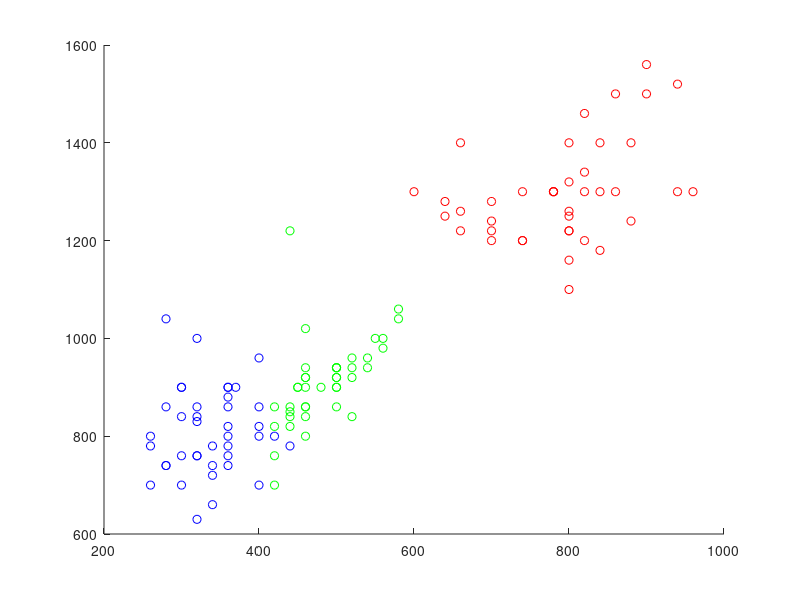

Write MATLAB code to recreate this figure. (Note: this script raises an error after producing the figure.)
%LDA, entrenamiento supervisado.

%Lectura de los archivos
Muestras_A=load('a.txt');
Muestras_O=load('o.txt');
Muestras_U=load('u.txt');
%Tomo parte de las muestras para entrenamiento.
Nro_muestras_entrenamiento=40;
%Numero de formantes a utilizar
Nro_formantes=2;

%Selecciono en base a las muestras y formantes, las muestras de
%entrenamiento
Muestras_entrenamiento_A=Muestras_A([1:Nro_muestras_entrenamiento],[1:Nro_formantes]);
Muestras_entrenamiento_O=Muestras_O([1:Nro_muestras_entrenamiento],[1:Nro_formantes]);
Muestras_entrenamiento_U=Muestras_U([1:Nro_muestras_entrenamiento],[1:Nro_formantes]);
%Hago el grafico de los primeros 2 formantes para los tres tipos.
figure(1)
hold on
plot(Muestras_entrenamiento_A(:,1),Muestras_entrenamiento_A(:,2),'ro');
plot(Muestras_entrenamiento_O(:,1),Muestras_entrenamiento_O(:,2),'go');
plot(Muestras_entrenamiento_U(:,1),Muestras_entrenamiento_U(:,2),'bo');



%Calculo las medias de las muestras de entrenamiento para cada tipo.
%media_A
media_A=mean_calc(Nro_muestras_entrenamiento, Muestras_A(:,[1:Nro_formantes]));
%media_O
media_O=mean_calc(Nro_muestras_entrenamiento, Muestras_O(:,[1:Nro_formantes]));
%media_U
media_U=mean_calc(Nro_muestras_entrenamiento, Muestras_U(:,[1:Nro_formantes]));


%Calculo la varianza
%Utilizo el transpuesto al reves ya que los vectores en las formulas se piensan
%como vector columna
%Varianza_A
varianza_A=var_calc(Nro_muestras_entrenamiento,Muestras_A(:,[1:Nro_formantes]),media_A);
%Varianza_O
varianza_O=var_calc(Nro_muestras_entrenamiento,Muestras_O(:,[1:Nro_formantes]),media_O);
%Varianza_U
varianza_U=var_calc(Nro_muestras_entrenamiento,Muestras_U(:,[1:Nro_formantes]),media_U);
%La varianza a utilizar en LDA es un promedio ponderado de las 3
varianza_ML=(Nro_muestras_entrenamiento*varianza_A + Nro_muestras_entrenamiento*varianza_O + Nro_muestras_entrenamiento*varianza_U)/(3*Nro_muestras_entrenamiento);



%Para verifica a que categoria o clase pertenece uso la funcion g
%Elijo la muestras para analizar
%Muestra_analisis=transpose(Muestras_U(45,[1:Nro_formantes]));

%Armo un vector de muestras para probar el rendimiento.
Muestras_prueba=[Muestras_A([41:50],[1:Nro_formantes]);Muestras_O([41:50],[1:Nro_formantes]);Muestras_U([41:50],[1:Nro_formantes])];
Muestras_prueba_t=transpose(Muestras_prueba);

i=1;
while(i<=30)

Muestra_analisis=Muestras_prueba_t(:,i);    
XOk_A=media_A*((varianza_ML)^-1)*transpose(media_A);
WOk_A=transpose(((varianza_ML)^-1)*transpose(media_A));
GKA=(-1/2)*XOk_A+WOk_A*Muestra_analisis+log(1/3);

XOk_O=media_O*((varianza_ML)^-1)*transpose(media_O);
WOk_O=transpose(((varianza_ML)^-1)*transpose(media_O));
GKO=(-1/2)*XOk_O+WOk_O*Muestra_analisis+log(1/3);

XOk_U=media_U*((varianza_ML)^-1)*transpose(media_U);
WOk_U=transpose(((varianza_ML)^-1)*transpose(media_U));
GKU=(-1/2)*XOk_U+WOk_U*Muestra_analisis+log(1/3);

%1 clase A 2 clase O 3 clase U

if(GKA>GKO)&&(GKA>GKU)
    respuesta=1;
end
if(GKO>GKA)&&(GKO>GKA)
    respuesta=2;
end
if(GKU>GKO) && (GKU>GKA)
    respuesta=3;
end
Resultados(i)=respuesta;
i=i+1;
end


%Elipses
t = 0:0.01:2*pi;
y =  [cos(t') sin(t')];
%Elipse A
elipseA = abs(chol(varianza_A))*y';
elipse_corrida_A = elipseA' + media_A;
plot(elipse_corrida_A(:,1),elipse_corrida_A(:,2),'r');
%Elipse O
elipseO = abs(chol(varianza_O))*y';
elipse_corrida_O = elipseO' + media_O;
plot(elipse_corrida_O(:,1),elipse_corrida_O(:,2),'g');
%Elipse U
elipseU = abs(chol(varianza_U))*y';
elipse_corrida_U = elipseU' + media_U;
plot(elipse_corrida_U(:,1),elipse_corrida_U(:,2),'b');
legend('Formantes a.txt','Formantes o.txt','Formantes u.txt','Elipse de A','Elipse de O','Elipse de U');

